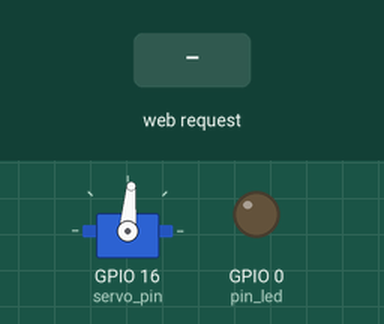
This sketch was run on a simulated ESP8266 (NodeMCU). Shown: servo, output pins drawn as LEDs (lit = HIGH). Inputs (shaded band) come from the test bench. WiFi joins after 1.5 s; servers stay silent unless stated; what the sketch prints to the serial monitor is not drawn.

Above: at 2.7 s.
2.8 s: HTTP request GET /up received
At 3.05 s:
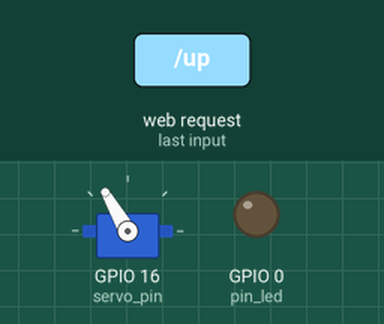
4.8 s: HTTP request GET /down received
At 5.05 s:
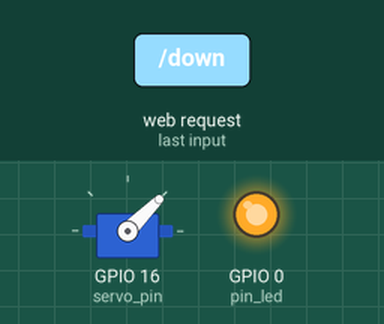
At 6.5 s:
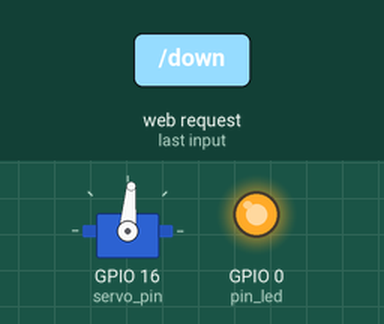
Timing chart, 0 to 8.0 s (numbered marks = the images above; inputs shaded):
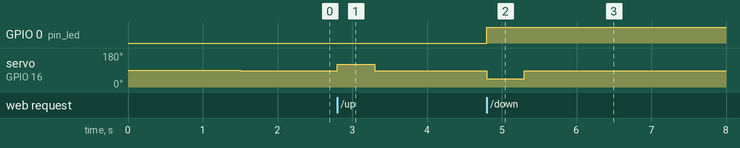

The sketch:

Motor_Control_with_WIFI.ino
```cpp
#include <ESP8266WiFi.h>
#include <ESP8266WebServer.h>
#include <Servo.h>

ESP8266WebServer server;

#define pin_led 0
#define servo_pin 16

Servo myservo;

char* ssid = "NETGEAR37";
char* password = "364h-rbyu-lhtb";

char index_html[] PROGMEM = {"<html>\n"
"  <head>\n"
"\t<style>\n"
"\t\tbody {\n"
"\t\t  background-color: #212226;\n"
"\t\t}\n"
"\n"
"\t\t.buttons {\n"
"\t\t  text-align: center;\n"
"\t\t}\n"
"\n"
"\t\t.button1 {\n"
"\t\t  color: black;\n"
"\t\t  background-color: #23c48e;\n"
"\t\t  font-size: 50px;\n"
"\t\t  width: 180px;\n"
"\t\t  border: none;\n"
"\t\t  border-radius: 20px;\n"
"\t\t  padding: 15px 30px;\n"
"\t\t  transform: translate(0px, 200px);\n"
"\t\t  cursor: pointer;\n"
"\t\t}\n"
"\n"
"\t\t.button2 {\n"
"\t\t  color: black;\n"
"\t\t  background-color: #23c48e;\n"
"\t\t  font-size: 50px;\n"
"\t\t  width: 180px;\n"
"\t\t  border: none;\n"
"\t\t  border-radius: 20px;\n"
"\t\t  padding: 15px 30px;\n"
"\t\t  transform: translate(0px, 200px);\n"
"\t\t  cursor: pointer;\n"
"\t\t}\n"
"\n"
"\t\t.button1:hover {\n"
"\t\t  background-color: #1fad7e\n"
"\t\t}\n"
"\n"
"\t\t.button1:active {\n"
"\t\t  transform: translateY(190px);\n"
"\t\t}\n"
"\n"
"\t\t.button2:hover {\n"
"\t\t  background-color: #1fad7e\n"
"\t\t}\n"
"\n"
"\t\t.button2:active {\n"
"\t\t  transform: translateY(210px);\n"
"\t\t}\n"
"\t</style>\n"
"\t<title>Remote Light Switch</title>\n"
"\t<meta name=\"viewport\" content=\"width=device-width, initial-scale=1.0\">\n"
"  </head>\n"
"  <body class=\"buttons\">\n"
"   <form action=\"/up\">\n"
"    <button class=\"button1\"> &#8679 </button>\n"
"   </form>\n"
"   <form action=\"/down\">\n"
"    <button class=\"button2\"> &#8681 </button>\n"
"   </form>\n"
"  </body>\n"
"</html>"};

void setup()
{
  pinMode(pin_led, OUTPUT);
  pinMode(servo_pin, OUTPUT);
  myservo.attach(servo_pin);
  WiFi.begin(ssid, password);
  Serial.begin(115200);

  while(WiFi.status()!=WL_CONNECTED)
  {
    Serial.print(".");
    delay(500);
  }

  Serial.println("");
  Serial.print("Connected to "); Serial.println(ssid);
  Serial.print("IP Address: "); Serial.println(WiFi.localIP());

  server.on("/", handleRoot);
  server.on("/up", handleUp);
  server.on("/down", handleDown);
  server.begin();
}

void loop()
{
  server.handleClient();

  myservo.write(85);
}

void handleRoot()
{
  server.send_P(200, "text/html", index_html);
}

void handleUp()
{
  digitalWrite(pin_led, LOW);
  Serial.println("Up pressed");
  myservo.write(120);
  server.send_P(200, "text/html", index_html);
  delay(500);
}

void handleDown()
{
  digitalWrite(pin_led, HIGH);
  Serial.println("Down pressed");
  myservo.write(45);
  server.send_P(200, "text/html", index_html);
  delay(500);
}
```

Measured:
- after the input at 2.8 s, servo on GPIO 16 (servo_pin): 85° → 120° at once, → 85° 0.50 s later
- after the input at 4.8 s, GPIO 0 (pin_led): LOW → HIGH at once; servo on GPIO 16 (servo_pin): 85° → 45° at once, → 85° 0.50 s later
